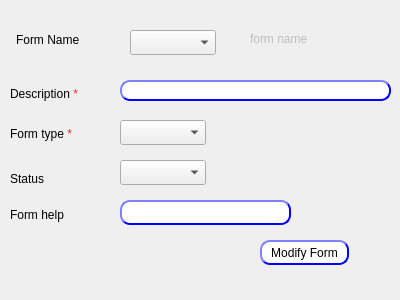
<?xml version="1.0" encoding="UTF-8"?>
<ui version="4.0">
 <class>Dialog</class>
 <widget class="QDialog" name="Dialog">
  <property name="geometry">
   <rect>
    <x>0</x>
    <y>0</y>
    <width>400</width>
    <height>300</height>
   </rect>
  </property>
  <property name="windowTitle">
   <string>Form</string>
  </property>
  <widget class="QLineEdit" name="LE_help">
   <property name="geometry">
    <rect>
     <x>120</x>
     <y>200</y>
     <width>171</width>
     <height>25</height>
    </rect>
   </property>
   <property name="styleSheet">
    <string notr="true">QLineEdit{
                                        background-color: white;
                                        border-style: outset;
                                        border-width: 2px;
                                        border-radius: 10px;
                                        border-color: blue;
                                        min-width: 6em;
                                        }
                                        QLineEdit:hover {
                                        background: qradialgradient(
                                        cx: 0.3, cy: -0.4, fx: 0.3, fy: -0.4,
                                        radius: 1.35, stop: 0 #fff, stop: 1 #bbb
                                        );
                                        }
                                       QLineEdit:pressed {
                                        border-style: inset;
                                        background: qradialgradient(
                                        cx: 0.4, cy: -0.1, fx: 0.4, fy: -0.1,
                                        radius: 1.35, stop: 0 #fff, stop: 1 #ddd
                                        );
                                        }
                                    </string>
   </property>
   <property name="placeholderText">
    <string/>
   </property>
  </widget>
  <widget class="QComboBox" name="CMB_formStatus">
   <property name="geometry">
    <rect>
     <x>120</x>
     <y>160</y>
     <width>86</width>
     <height>25</height>
    </rect>
   </property>
  </widget>
  <widget class="QLabel" name="label_8">
   <property name="geometry">
    <rect>
     <x>10</x>
     <y>200</y>
     <width>99</width>
     <height>29</height>
    </rect>
   </property>
   <property name="text">
    <string>Form help</string>
   </property>
  </widget>
  <widget class="QLineEdit" name="LE_desc">
   <property name="geometry">
    <rect>
     <x>120</x>
     <y>80</y>
     <width>271</width>
     <height>21</height>
    </rect>
   </property>
   <property name="styleSheet">
    <string notr="true">QLineEdit{
                                        background-color: white;
                                        border-style: outset;
                                        border-width: 2px;
                                        border-radius: 10px;
                                        border-color: blue;
                                        min-width: 6em;
                                        }
                                        QLineEdit:hover {
                                        background: qradialgradient(
                                        cx: 0.3, cy: -0.4, fx: 0.3, fy: -0.4,
                                        radius: 1.35, stop: 0 #fff, stop: 1 #bbb
                                        );
                                        }
                                       QLineEdit:pressed {
                                        border-style: inset;
                                        background: qradialgradient(
                                        cx: 0.4, cy: -0.1, fx: 0.4, fy: -0.1,
                                        radius: 1.35, stop: 0 #fff, stop: 1 #ddd
                                        );
                                        }
                                    </string>
   </property>
  </widget>
  <widget class="QPushButton" name="BTN_modifyForm">
   <property name="geometry">
    <rect>
     <x>260</x>
     <y>240</y>
     <width>89</width>
     <height>25</height>
    </rect>
   </property>
   <property name="styleSheet">
    <string notr="true">QPushButton{
                                        background-color: white;
                                        border-style: outset;
                                        border-width: 2px;
                                        border-radius: 10px;
                                        border-color: blue;
                                        min-width: 6em;
                                        }
                                        QPushButton:hover {
                                        background: qradialgradient(
                                        cx: 0.3, cy: -0.4, fx: 0.3, fy: -0.4,
                                        radius: 1.35, stop: 0 #fff, stop: 1 #bbb
                                        );
                                        }
                                        QPushButton:pressed {
                                        border-style: inset;
                                        background: qradialgradient(
                                        cx: 0.4, cy: -0.1, fx: 0.4, fy: -0.1,
                                        radius: 1.35, stop: 0 #fff, stop: 1 #ddd
                                        );
                                        }
</string>
   </property>
   <property name="text">
    <string>Modify Form</string>
   </property>
  </widget>
  <widget class="QLabel" name="label">
   <property name="geometry">
    <rect>
     <x>10</x>
     <y>170</y>
     <width>67</width>
     <height>17</height>
    </rect>
   </property>
   <property name="text">
    <string>Status</string>
   </property>
  </widget>
  <widget class="QComboBox" name="CMB_formName">
   <property name="geometry">
    <rect>
     <x>130</x>
     <y>30</y>
     <width>86</width>
     <height>25</height>
    </rect>
   </property>
  </widget>
  <widget class="QLabel" name="label_2">
   <property name="geometry">
    <rect>
     <x>16</x>
     <y>30</y>
     <width>81</width>
     <height>20</height>
    </rect>
   </property>
   <property name="text">
    <string>Form Name</string>
   </property>
  </widget>
  <widget class="QLabel" name="LB_formID">
   <property name="enabled">
    <bool>false</bool>
   </property>
   <property name="geometry">
    <rect>
     <x>250</x>
     <y>30</y>
     <width>141</width>
     <height>17</height>
    </rect>
   </property>
   <property name="frameShape">
    <enum>QFrame::NoFrame</enum>
   </property>
   <property name="text">
    <string>form name</string>
   </property>
  </widget>
  <widget class="QLabel" name="label_3">
   <property name="geometry">
    <rect>
     <x>10</x>
     <y>80</y>
     <width>99</width>
     <height>29</height>
    </rect>
   </property>
   <property name="text">
    <string>&lt;html&gt;&lt;head/&gt;&lt;body&gt;&lt;p&gt;Description &lt;span style=&quot; color:#ef2929;&quot;&gt;*&lt;/span&gt;&lt;/p&gt;&lt;/body&gt;&lt;/html&gt;</string>
   </property>
  </widget>
  <widget class="QLabel" name="label_7">
   <property name="geometry">
    <rect>
     <x>10</x>
     <y>120</y>
     <width>99</width>
     <height>29</height>
    </rect>
   </property>
   <property name="text">
    <string>&lt;html&gt;&lt;head/&gt;&lt;body&gt;&lt;p&gt;Form type&lt;span style=&quot; color:#ef2929;&quot;&gt;
                    *&lt;/span&gt;&lt;/p&gt;&lt;/body&gt;&lt;/html&gt;
                </string>
   </property>
  </widget>
  <widget class="QComboBox" name="CMB_formType">
   <property name="geometry">
    <rect>
     <x>120</x>
     <y>120</y>
     <width>86</width>
     <height>25</height>
    </rect>
   </property>
  </widget>
 </widget>
 <resources/>
 <connections/>
</ui>
